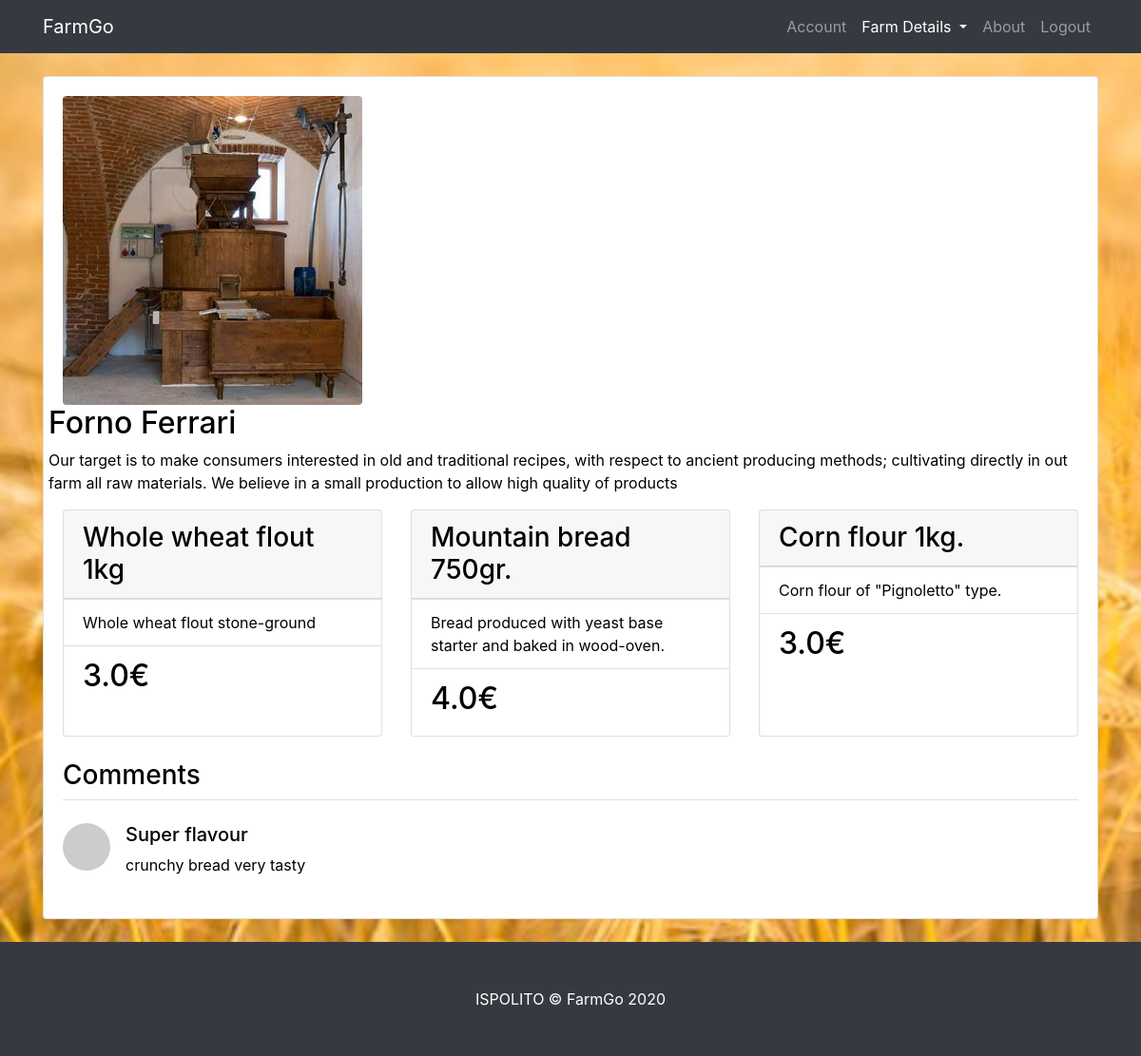
Page /post/3 (signed in) on the committed database.
### FlaskBlog/models.py (models this page shows, shortened)
class Post(db.Model):
    id = db.Column(db.Integer, primary_key=True)
    title = db.Column(db.String(100), nullable=False)
    date_posted = db.Column(db.DateTime, nullable=False, default=datetime.utcnow)
    image_farm_file = db.Column(db.String(20), nullable=False, default='farm_pic.jpg')
    content = db.Column(db.Text, nullable=False)
    user_id = db.Column(db.Integer, db.ForeignKey('user.id'), nullable=False)
    user_order_farms = db.relationship('PurchaseInfo', backref='farm_that_sold', lazy=True)
    user_order_comment_farms = db.relationship('Comments', backref='farm_got_commented', lazy=True)
    city = db.Column(db.String(20), nullable=False, default='Torino')

class ProductItem(db.Model):
    __tablename__ = 'products'
    id = db.Column(db.Integer, primary_key=True)
    name = db.Column(db.String(64), unique=False)
    descr = db.Column(db.Text, unique=True, nullable=True)
    price = db.Column(db.Float, nullable=False)
    user_id = db.Column(db.Integer, db.ForeignKey('user.id'), nullable=False)
    cartitems = db.relationship('PurchaseInfo', backref='product_name', lazy=True)

class Comments(db.Model):
    id = db.Column(db.Integer, primary_key=True)
    title_comment = db.Column(db.String(100), nullable=False)
    comment = db.Column(db.Text, nullable=False)
    user_id = db.Column(db.Integer, db.ForeignKey('user.id'), nullable=False)
    post_id = db.Column(db.Integer, db.ForeignKey('post.id'), nullable=False)

### FlaskBlog/routes.py (the view)
@app.route('/post/<int:post_id>')
@login_required
def post(post_id):
    post = Post.query.get_or_404(post_id)
    products = ProductItem.query.all()
    purchased = PurchaseInfo.query.filter_by(user_id=current_user.id, post_id=post.id)
    comments = Comments.query.filter_by(farm_got_commented=post)
    specific_products=[]
    for product in products:
        if product.user_id == post.user_id:
            specific_products.append(product)
    num = len(specific_products)
    num_range = range(num)
    return render_template('post.html', title=post.title, post=post,
                           specific_products=specific_products, purchased=purchased, comments=comments, num=num, num_range=num_range)

### FlaskBlog/models.py (called while the page is built)
@login_manager.user_loader
def load_user(id):
    return User.query.get(int(id))

### FlaskBlog/templates/post.html (shortened to what this page needs)
{% extends 'layout.html' %}
{% block content %}
    <div class="card mb-4">
          <div class="card-body">
            <div class="row">
              <div class="col-lg-6">
                <a href="#">
                  <img class="img-fluid rounded" src={{ url_for('static', filename='Pics/' + post.image_farm_file) }}>
                </a>
              </div>
                                {% if current_user.role == 'producer' %}
                                             <article class="media content-section">
                                                  <div class="media-body">
                                                    <h2 class="article-title">{{ post.title }}</h2>
                                                      <p class="article-content">{{ post.content }}</p>
                                                  </div>
                                            </article>
                             {% endif %}
            </div>
          <div class="row">
                            {% for product in specific_products %}
                            <div class="col-lg-4 mb-4">
                                <div class="card h-100">
                                <h3 class="card-header">{{ product.name }}</h3>
                                    <ul class="list-group list-group-flush">
                                        <li class="list-group-item">{{ product.descr }}</li>
                                        <li class="list-group-item"><h2>{{ product.price }}€</h2></li>
                                    </ul>
                                </div>
                            </div>
                            {% endfor %}
            </div>
              <legend class="border-bottom mb-4"><h3>Comments</h3></legend>
              {% for com in comments %}
                        <div class="media mb-4">
                          <img class="d-flex mr-3 rounded-circle" src="http://placehold.it/50x50" alt="">
                          <div class="media-body">
                            <h5 class="mt-0">{{ com.title_comment }}</h5>
                          {{ com.comment }}
                          </div>
                        </div>
              {% endfor %}
          </div>
    </div>
{% endblock content %}

### FlaskBlog/static/css/modern-business.css (style rules this page uses)
body { padding-top: 56px; }

### rows in the picture
Post: image_farm_file (picture), title "Forno Ferrari", content "Our target is to make consumers interested in old and traditional recipes, with respect to ancient producing methods; cultivating directly in out farm all raw materials. We believe in a small production to allow high quality of products"
ProductItem: name "Whole wheat flout 1kg", descr "Whole wheat flout stone-ground", price "3.0"
ProductItem: name "Mountain bread 750gr.", descr "Bread produced with yeast base starter and baked in wood-oven.", price "4.0"
ProductItem: name "Corn flour 1kg.", descr "Corn flour of \"Pignoletto\" type.", price "3.0"
Comments: title_comment "Super flavour", comment "crunchy bread very tasty"
